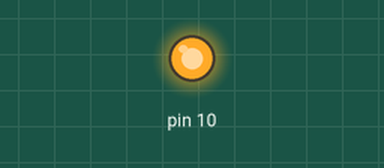
A sketch run on a simulated Arduino Uno, built with avr-gcc and run on an emulated ATmega328P. Shown: output pins drawn as LEDs (lit = HIGH).

Above: at 0.2 s.
At 4.7 s:
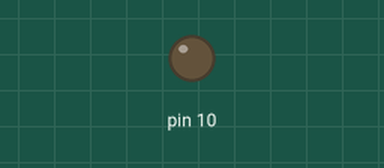
Timing chart, 0 to 6.9 s (numbered marks = the images above):
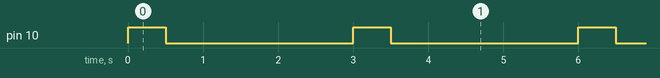

The sketch:

2707Daiana_3LEDS_Semaforo.ino
```cpp
void setup() {
  // initialize digital pin LED_BUILTIN as an output.
  pinMode(10, OUTPUT);
}

// the loop function runs over and over again forever
void loop() {
  digitalWrite(10, HIGH);   // darle volatje al pin 10
  delay(500);                       // por un segundo
  digitalWrite(10, LOW);    // apagar el pin 10
  delay(500);                      //por un segundo
  digitalWrite(11, HIGH);   // darle voltaje al pin 11
  delay(500);                       // por un segundo
  digitalWrite(11, LOW);    // apagar el pin 11
  delay(500);                      //por un segundo
  digitalWrite(12, HIGH);   // darle voltaje al pin 12
  delay(500);                       // por un segundo
  digitalWrite(12, LOW);    // apagar el pin 12
  delay(500);                      //por un segundo

}
```

Measured:
- by itself, pin 10: alternates HIGH for 0.50 s and LOW for 2.5 s
